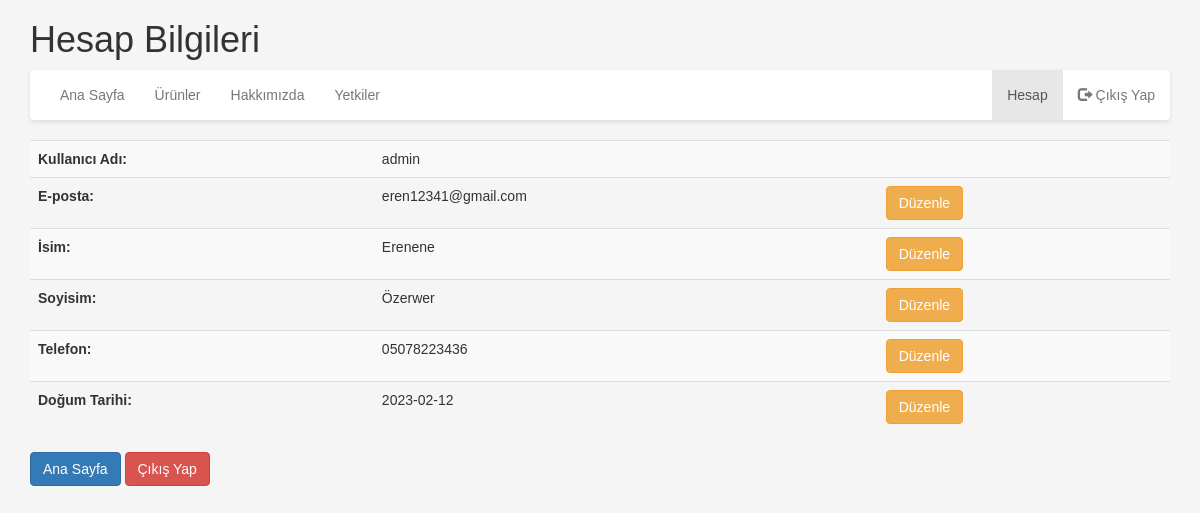
Screenshot of /hesapbilgileri.php (signed in) with the database file from the repository.
### tables this page shows
CREATE TABLE `users` (
  `User_ID` int(11) NOT NULL,
  `yetki` tinyint(4) NOT NULL DEFAULT 1,
  `User_Name` varchar(50) DEFAULT NULL,
  `E_Mail` varchar(100) DEFAULT NULL,
  `First_Name` varchar(50) DEFAULT NULL,
  `Last_Name` varchar(50) DEFAULT NULL,
  `GSM_No` varchar(20) DEFAULT NULL,
  `Birth_Date` date DEFAULT NULL,
  `Password` varchar(255) DEFAULT NULL
);

### hesapbilgileri.php (the view, shortened to what this page needs)
<?php
require_once "config.php";
$username = $_SESSION['username'];
$q = mysqli_query($db, "SELECT * FROM users WHERE `User_Name`='$username'");
$user = mysqli_fetch_assoc($q);
$role = $user['yetki'];
?>
<!DOCTYPE html>
<html>
<head>
    <link rel="stylesheet" href="https://maxcdn.bootstrapcdn.com/bootstrap/3.3.7/css/bootstrap.min.css">
</head>
<body>
<div class="container">
    <h1>Hesap Bilgileri</h1>
    <nav class="navbar navbar-default">
        <div class="container-fluid">
            <ul class="nav navbar-nav">
                <li><a href="index.php">Ana Sayfa</a></li>
                <li><a href="urunler.php">Ürünler</a></li>
                <li><a href="hakkimizda.php">Hakkımızda</a></li>
                <?php if ($role == '2'): ?>
                    <li><a href="yetkiduzenle.php">Yetkiler</a></li>
                <?php elseif ($role == '3'): ?>
                    <li><a href="urun_ekle.php">Ürün Ekle</a></li>
                    <li><a href="kategori_duzenle.php">Kategori Düzenle</a></li>
                <?php endif; ?>
            </ul>
            <ul class="nav navbar-nav navbar-right">
                <li class="active"><a href="hesapbilgileri.php">Hesap</a></li>
                <li><a href="logout.php"><span class="glyphicon glyphicon-log-out"></span> Çıkış Yap</a></li>
            </ul>
        </div>
    </nav>
    <table class="table table-striped">
        <tr>
            <th>Kullanıcı Adı:</th>
            <td><?php echo $user['User_Name']; ?></td>
            <td></td>
        </tr>
        <?php
        $fields = [
            'E_Mail' => 'E-posta',
            'First_Name' => 'İsim',
            'Last_Name' => 'Soyisim',
            'GSM_No' => 'Telefon',
            'Birth_Date' => 'Doğum Tarihi'
        ];
        foreach ($fields as $db_field => $display_name): ?>
        <tr>
            <th><?php echo $display_name; ?>:</th>
            <td>
                <span id="<?php echo $db_field; ?>_text"><?php echo $user[$db_field]; ?></span>
            </td>
            <td>
                <button id="<?php echo $db_field; ?>_edit_btn" class="btn btn-warning" onclick="enableEditing('<?php echo $db_field; ?>')">Düzenle</button>
            </td>
        </tr>
        <?php endforeach; ?>
    </table>
    <a href="index.php" class="btn btn-primary">Ana Sayfa</a>
    <a href="logout.php" class="btn btn-danger">Çıkış Yap</a>
</div>
</body>
</html>

### hesapbilgileri.php (style rules this page uses)
body { background-color: #f5f5f5; color: #333333; font-family: 'Arial', sans-serif; }
.navbar { background-color: #ffffff; border: none; box-shadow: 0 2px 4px rgba(0, 0, 0, 0.1); }
.navbar-nav > li > a { color: #333333; }

### rows the page displays
users: User_Name "admin", E_Mail "eren12341@gmail.com", First_Name "Erenene", Last_Name "Özerwer", GSM_No "05078223436", Birth_Date "2023-02-12"

### other values shown
$display_name "E-posta"
$display_name "İsim"
$display_name "Soyisim"
$display_name "Telefon"
$display_name "Doğum Tarihi"
